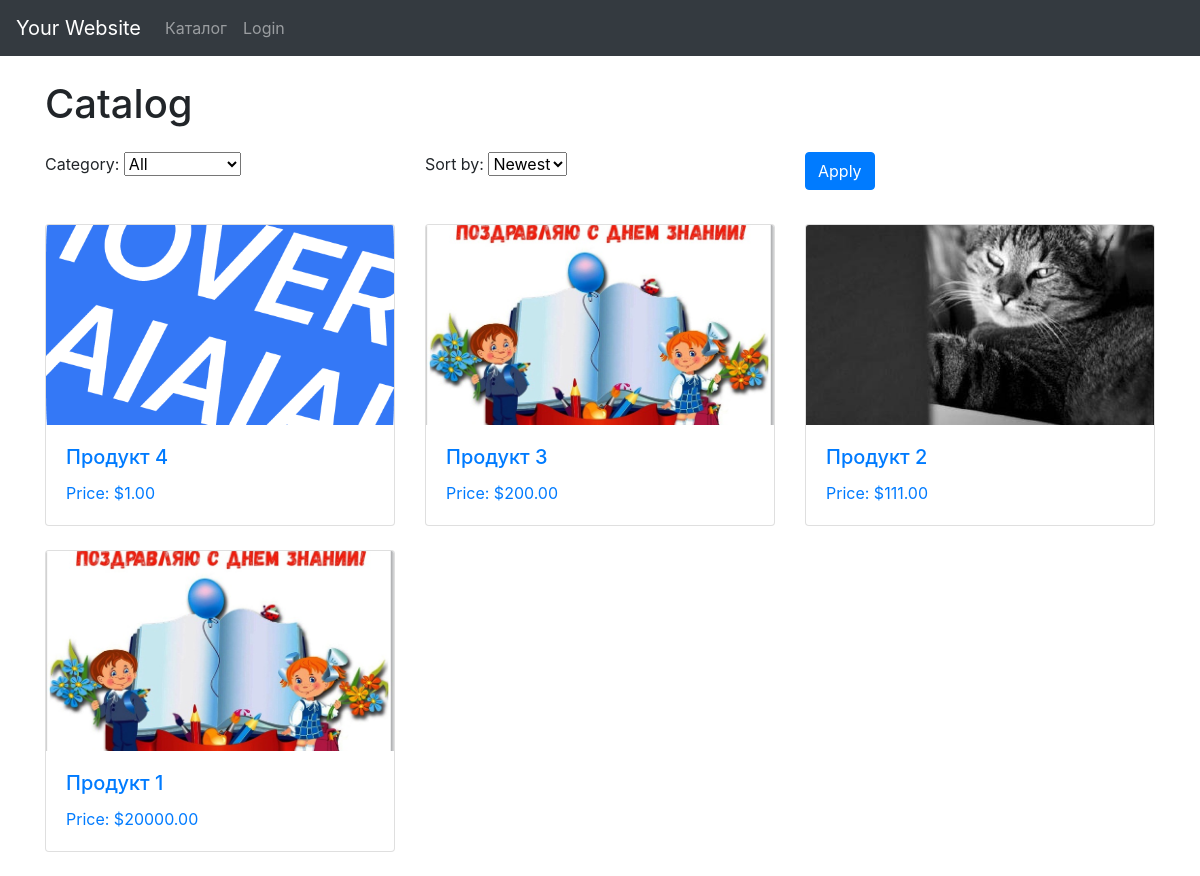
Page /catalog/ on the committed database.
### shop/models.py (models this page shows, shortened)
class Product(models.Model):
    name = models.CharField(max_length=100)
    category = models.ForeignKey(Category, on_delete=models.CASCADE)
    description = models.TextField()
    image = models.ImageField(upload_to='products/')
    price = models.DecimalField(max_digits=10, decimal_places=2)
    year = models.IntegerField()
    is_available = models.BooleanField(default=True)

### shop/views.py (the view)
# urls.py: path('catalog/', catalog_view, name='catalog'),
def catalog_view(request):
    sort_by = request.GET.get('sort', 'newest')
    category = request.GET.get('category', '')
    if sort_by == 'name':
        products = Product.objects.order_by('name')
    elif sort_by == 'price':
        products = Product.objects.order_by('price')
    else:
        products = Product.objects.order_by('-id')  # Newest
    if category:
        products = products.filter(category__name=category)
    categories = Category.objects.all()
    context = {
        'products': products,
        'categories': categories,
        'selected_category': category,
        'selected_sort': sort_by,
    }
    return render(request, 'catalog.html', context)

### templates/catalog.html (shortened to what this page needs)
{% extends 'base.html' %}
{% block content %}
  <h1 class="mb-4">Catalog</h1>
  <form action="{% url 'catalog' %}" method="GET" class="mb-4">
    <div class="row">
      <div class="col-md-4 mb-3">
        <label for="category" class="form-label">Category:</label>
        <select name="category" id="category" class="form-select">
          <option value="">All</option>
        </select>
      </div>
      <div class="col-md-4 mb-3">
        <label for="sort" class="form-label">Sort by:</label>
        <select name="sort" id="sort" class="form-select">
          <option value="newest" {% if selected_sort == 'newest' %}selected{% endif %}>Newest</option>
        </select>
      </div>
      <div class="col-md-4">
        <button type="submit" class="btn btn-primary">Apply</button>
      </div>
    </div>
  </form>
  <div class="row">
    {% for product in products %}
      <div class="col-md-4 mb-4">
        <a href="{% url 'product' product.id %}" class="card-link">
          <div class="card">
            <img src="{{ product.image.url }}" alt="{{ product.name }}" class="card-img-top" style="width: 100%; height: 200px; object-fit: cover;">
            <div class="card-body">
              <h5 class="card-title">{{ product.name }}</h5>
              <p class="card-text">Price: ${{ product.price }}</p>
            </div>
          </div>
        </a>
      </div>
    {% endfor %}
  </div>
{% endblock %}

### templates/base.html (shortened to what this page needs)
{% load static %}
<!DOCTYPE html>
<html>
<head>
  <link rel="stylesheet" href="{% static 'css/bootstrap.css' %}">
  <link rel="stylesheet" href="{% static 'css/bootstrap-grid.css' %}">
  <link rel="stylesheet" href="{% static 'css/bootstrap-grid.min.css' %}">
  <link rel="stylesheet" href="{% static 'css/main.css' %}">
</head>
<body>
  <nav class="navbar navbar-expand-lg navbar-dark bg-dark">
    <a class="navbar-brand" href="/">Your Website</a>
    <div class="collapse navbar-collapse" id="navbarNav">
      <ul class="navbar-nav">
        <li class="nav-item">
          <a class="nav-link" href="/catalog/">Каталог</a>
        </li>
        {% if user.is_authenticated %}
        <li class="nav-item">
          <a class="nav-link" href="{% url 'cart' %}">Корзина</a>
        </li>
        <li class="nav-item">
          <a class="nav-link" href="{% url 'orders' %}">Мои заказы</a>
        </li>
        <li class="nav-item">
          <a class="nav-link" href="{% url 'logout' %}">Выход ({{ user.username }})</a>
        </li>
        {% else %}
        <li class="nav-item">
          <a class="nav-link" href="{% url 'login' %}">Login</a>
        </li>
        {% endif %}
      </ul>
    </div>
  </nav>
  <div class="container mt-4">
    {% block content %}
    {% endblock %}
  </div>
</body>
</html>

### rows in the picture
Product: image (picture), name "Продукт 4", price "1.00"
Product: image (picture), name "Продукт 3", price "200.00"
Product: image (picture), name "Продукт 2", price "111.00"
Product: image (picture), name "Продукт 1", price "20000.00"
